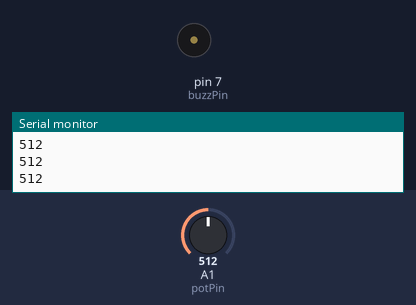
A sketch run on a simulated Arduino Uno, built with avr-gcc and run on an emulated ATmega328P. Shown: buzzer (waves = sounding, pin HIGH), the last lines printed to the serial monitor. Inputs (shaded band) come from the test bench; at power-on: A1 (potPin) = 512.

Above: at 1.2 s.
1.3 s: A1 (potPin) set to 984
2.8 s: A1 (potPin) set to 1007
At 3.3 s:
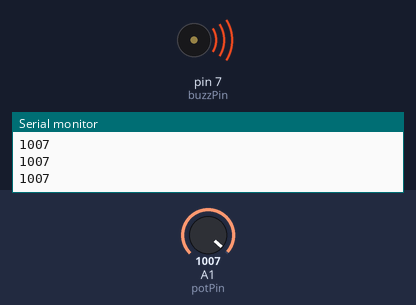
4.4 s: A1 (potPin) set to 990
At 5.6 s:
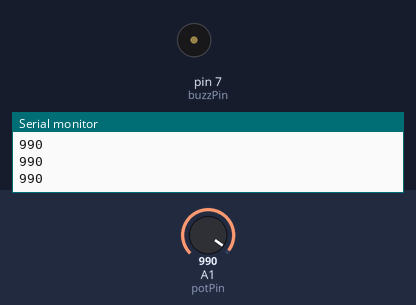
5.9 s: A1 (potPin) set to 1010
At 7.2 s:
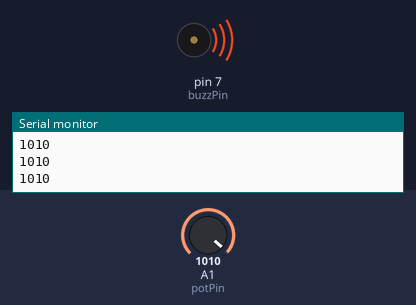
Timing chart, 0 to 8.5 s (numbered marks = the images above; inputs shaded):
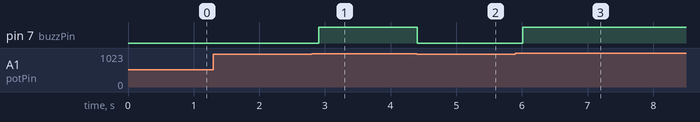

The sketch:

sketch_Buzzers_potentiometer_while1.ino
```cpp
// This beep-beeps the buzzer for potentiometer
// values above 1000

int myNum;
int potPin=A1;
int buzzPin=7;
int potVal;
String msg="Please input your number.";
int tSmall=100;

void setup() {
  Serial.begin(9600);
  pinMode(potPin,INPUT);
  pinMode(buzzPin,OUTPUT);
}

void loop() {

  potVal=analogRead(potPin);
  Serial.println(potVal);
  delay(tSmall);

  while (potVal>1000) {
    digitalWrite(buzzPin,HIGH);
    potVal=analogRead(potPin);
    Serial.println(potVal); // so that the counting doesn't freeze
  }
  digitalWrite(buzzPin,LOW);

}

// Note that at a limit (around 1001) it clicks, turning on
// and off again, in quick succession.
```

Measured:
- the behaviour switches between 1000 and 1001 on A1 (potPin) (found by bisection; images 0 and 1)
- after the input at 2.8 s, pin 7 (buzzPin): LOW → HIGH after 0.11 s
- after the input at 4.4 s, pin 7 (buzzPin): HIGH → LOW at once
- after the input at 5.9 s, pin 7 (buzzPin): LOW → HIGH after 0.12 s
